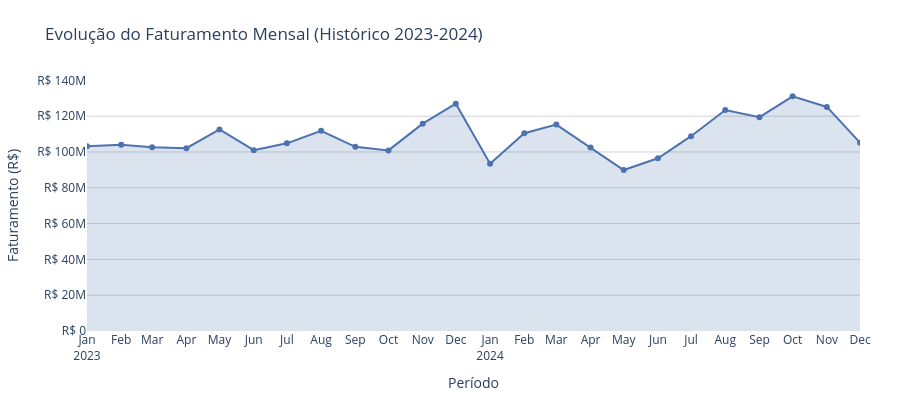

The cell this chart's notebook holds for it:
### Markdown cell above
### 1.3 Faturamento Mensal

### Code cell
# ==========================================
# DATA PROCESSING
# ==========================================

df_sales['sale_date'] = pd.to_datetime(df_sales['sale_date'])
df_sales['year_month'] = df_sales['sale_date'].dt.to_period('M').dt.to_timestamp()
df_monthly_trend = df_sales.groupby('year_month')['total'].sum().reset_index()

# ==========================================
# 2. Plotly Visualization (Area Chart)
# ==========================================

fig_trend = px.area(
    df_monthly_trend, 
    x='year_month', 
    y='total',
    title='Evolução do Faturamento Mensal (Histórico 2023-2024)',
    labels={'year_month': 'Período', 'total': 'Faturamento (R$)'},
    markers=True
)

fig_trend.update_traces(
    line_color='#4C72B0', 
    fillcolor='rgba(76, 114, 176, 0.2)',
    hovertemplate="<b>%{x|%B %Y}</b><br>Faturamento: R$ %{y:,.2f}<extra></extra>"
)

fig_trend.update_layout(
    plot_bgcolor='white',
    hovermode='x unified',
    height=400,
    margin=dict(t=80, b=40, l=40, r=40),
    xaxis=dict(
        showgrid=False, 
        dtick="M1",
        tickformat="%b\n%Y"
    ),
    yaxis=dict(
        showgrid=True, 
        gridcolor='lightgrey', 
        tickprefix="R$ "
    )
)

fig_trend.show()

### Figure 1 — Plotly figure (JSON) as saved in the notebook; plotly's stock layout.template omitted (floating-point values rounded to 4 significant figures)
{"data": [{"fillcolor": "rgba(76, 114, 176, 0.2)", "fillpattern": {"shape": ""}, "hovertemplate": "<b>%{x|%B %Y}</b><br>Faturamento: R$ %{y:,.2f}<extra></extra>", "legendgroup": "", "line": {"color": "#4C72B0"}, "marker": {"symbol": "circle"}, "mode": "lines+markers", "name": "", "orientation": "v", "showlegend": false, "stackgroup": "1", "type": "scatter", "x": ["2023-01-01T00:00:00.000000", "2023-02-01T00:00:00.000000", "2023-03-01T00:00:00.000000", "2023-04-01T00:00:00.000000", "2023-05-01T00:00:00.000000", "2023-06-01T00:00:00.000000", "2023-07-01T00:00:00.000000", "2023-08-01T00:00:00.000000", "2023-09-01T00:00:00.000000", "2023-10-01T00:00:00.000000", "2023-11-01T00:00:00.000000", "2023-12-01T00:00:00.000000", "2024-01-01T00:00:00.000000", "2024-02-01T00:00:00.000000", "2024-03-01T00:00:00.000000", "2024-04-01T00:00:00.000000", "2024-05-01T00:00:00.000000", "2024-06-01T00:00:00.000000", "2024-07-01T00:00:00.000000", "2024-08-01T00:00:00.000000", "2024-09-01T00:00:00.000000", "2024-10-01T00:00:00.000000", "2024-11-01T00:00:00.000000", "2024-12-01T00:00:00.000000"], "xaxis": "x", "y": [103200000.0, 104000000.0, 102600000.0, 102100000.0, 112600000.0, 101000000.0, 104800000.0, 111800000.0, 102900000.0, 100900000.0, 115800000.0, 127000000.0, 93440000.0, 110500000.0, 115300000.0, 102600000.0, 89910000.0, 96500000.0, 108800000.0, 123500000.0, 119500000.0, 131100000.0, 125200000.0, 105200000.0], "yaxis": "y"}], "layout": {"height": 400, "hovermode": "x unified", "legend": {"tracegroupgap": 0}, "margin": {"b": 40, "l": 40, "r": 40, "t": 80}, "plot_bgcolor": "white", "title": {"text": "Evolução do Faturamento Mensal (Histórico 2023-2024)"}, "xaxis": {"anchor": "y", "domain": [0, 1], "dtick": "M1", "showgrid": false, "tickformat": "%b\n%Y", "title": {"text": "Período"}}, "yaxis": {"anchor": "x", "domain": [0, 1], "gridcolor": "lightgrey", "showgrid": true, "tickprefix": "R$ ", "title": {"text": "Faturamento (R$)"}}}}
